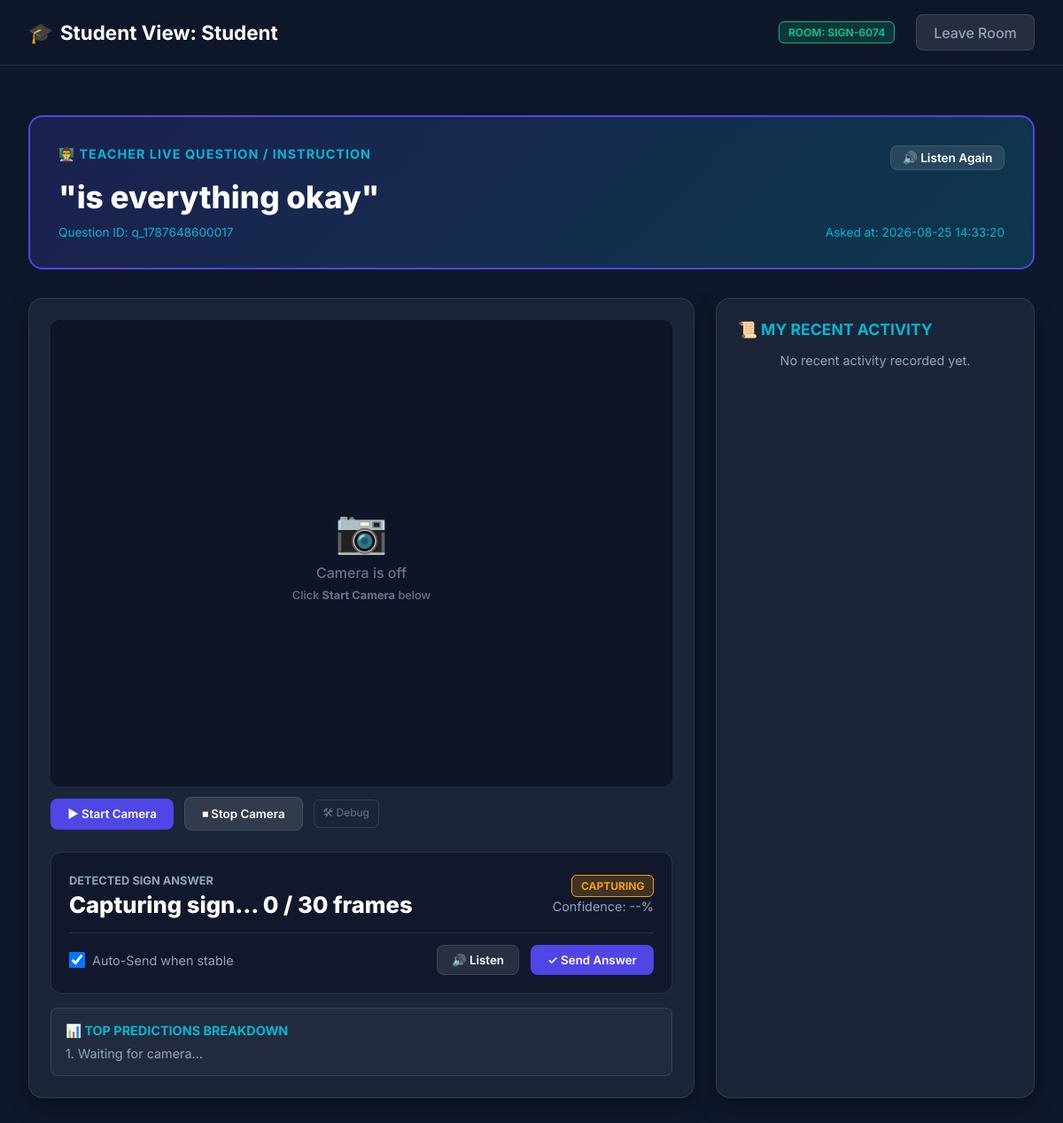
The page /student/SIGN-6074 on the database its author committed.
### tables this page shows
CREATE TABLE rooms (
                room_code TEXT PRIMARY KEY,
                teacher_name TEXT NOT NULL,
                room_name TEXT NOT NULL,
                subject TEXT NOT NULL,
                description TEXT,
                max_students INTEGER DEFAULT 30,
                password TEXT,
                created_at TEXT NOT NULL,
                status TEXT DEFAULT 'active'
            );

CREATE TABLE questions (
                question_id TEXT PRIMARY KEY,
                room_code TEXT NOT NULL,
                teacher_name TEXT NOT NULL,
                question_text TEXT NOT NULL,
                created_at TEXT NOT NULL,
                FOREIGN KEY (room_code) REFERENCES rooms (room_code)
            );

### app.py (the view)
@app.route('/student/<room_code>')
def student_dashboard_page(room_code):
    student_name = request.args.get('student_name', 'Student')
    room = db.get_room(room_code)
    if not room:
        return redirect(url_for('index_page'))
    latest_question = db.get_latest_question(room_code)
    activity_logs = db.get_student_activity_logs(room_code, student_name)
    return render_template('student_dashboard.html', room=room, student_name=student_name, latest_question=latest_question, activity_logs=activity_logs)

### app.py (called while the page is built)
@app.after_request
def add_header(response):
    response.headers['Cache-Control'] = 'no-cache, no-store, must-revalidate'
    response.headers['Pragma'] = 'no-cache'
    response.headers['Expires'] = '0'
    return response

### src/database.py (called while the page is built)
    def _get_connection(self):
        return sqlite3.connect(self.db_path)

    def get_room(self, room_code):
        conn = self._get_connection()
        cursor = conn.cursor()
        cursor.execute("SELECT room_code, teacher_name, room_name, subject, description, max_students, password, created_at, status FROM rooms WHERE room_code = ?", (room_code,))
        row = cursor.fetchone()
        conn.close()
        if row:
            return {
                'room_code': row[0],
                'teacher_name': row[1],
                'room_name': row[2],
                'subject': row[3],
                'description': row[4],
                'max_students': row[5],
                'password': row[6],
                'created_at': row[7],
                'status': row[8]
            }
        return None

    def get_latest_question(self, room_code):
        conn = self._get_connection()
        cursor = conn.cursor()
        cursor.execute("SELECT question_id, room_code, teacher_name, question_text, created_at FROM questions WHERE room_code = ? ORDER BY created_at DESC LIMIT 1", (room_code,))
        row = cursor.fetchone()
        conn.close()
        if row:
            return {
                'question_id': row[0],
                'room_code': row[1],
                'teacher_name': row[2],
                'question_text': row[3],
                'created_at': row[4]
            }
        return None

### templates/student_dashboard.html (shortened to what this page needs)
<!DOCTYPE html>
<html lang="en">
<head>
    <link rel="stylesheet" href="{{ url_for('static', filename='css/classroom.css') }}">
</head>
<body>
    <nav class="navbar">
        <div class="nav-brand">
            <span>🎓</span>
            <span>Student View: {{ student_name }}</span>
        </div>
        <div class="nav-links">
            <span class="badge badge-success">ROOM: {{ room.room_code }}</span>
            <a href="/" class="btn btn-secondary">Leave Room</a>
        </div>
    </nav>
    <div class="container" style="max-width: 1300px; margin-top: 1.5rem;">
        <div class="accessible-teacher-box">
            <div style="display: flex; justify-content: space-between; align-items: center; margin-bottom: 0.5rem;">
                <label id="active-q-label">👨‍🏫 TEACHER LIVE QUESTION / INSTRUCTION</label>
                <button class="btn btn-secondary" onclick="listenTeacherSpeechAgain()" style="padding: 0.3rem 0.8rem; font-size: 0.85rem;">🔊 Listen Again</button>
            </div>
            <div class="accessible-text" id="student-teacher-broadcast">"{{ latest_question.question_text if latest_question else 'Waiting for teacher question...' }}"</div>
            <div style="font-size: 0.85rem; color: var(--secondary-color); margin-top: 0.5rem; display: flex; justify-content: space-between;">
                <span id="active-q-id-tag">Question ID: {{ latest_question.question_id if latest_question else 'None' }}</span>
                <span id="active-q-time-tag">Asked at: {{ latest_question.created_at if latest_question else 'Just now' }}</span>
            </div>
        </div>
        <div style="display: grid; grid-template-columns: 1fr 360px; gap: 1.5rem;">
            <div class="glass-card" style="padding: 1.5rem;">
                <div class="cam-wrapper" id="camWrapper">
                    <div class="cam-placeholder" id="camPlaceholder">
                        <span class="icon">📷</span>
                        <span>Camera is off</span>
                        <span style="font-size:0.8rem;">Click <strong>Start Camera</strong> below</span>
                    </div>
                </div>
                <div class="cam-controls">
                    <button class="btn btn-primary" id="startCamBtn" onclick="startCamera()">▶ Start Camera</button>
                    <button class="btn btn-secondary" id="stopCamBtn" onclick="stopCamera()" disabled>⏹ Stop Camera</button>
                    <button class="debug-toggle-btn" onclick="toggleCamDebug()">🛠 Debug</button>
                </div>
                <div style="margin-top: 1.5rem; background: rgba(15, 23, 42, 0.8); padding: 1.25rem; border-radius: 0.75rem; border: 1px solid var(--border-color);">
                    <div style="display: flex; justify-content: space-between; align-items: center;">
                        <div>
                            <label style="font-size: 0.8rem; color: var(--text-muted); text-transform: uppercase; font-weight: 700;">DETECTED SIGN ANSWER</label>
                            <div style="font-size: 1.6rem; font-weight: 800; color: #fff; margin-top: 0.2rem;" id="student-detected-sign">Capturing sign... 0 / 30 frames</div>
                        </div>
                        <div style="text-align: right;">
                            <span class="badge badge-warning" id="student-status-badge">CAPTURING</span>
                            <div style="font-size: 0.9rem; color: var(--text-muted); margin-top: 0.4rem;" id="student-confidence-text">Confidence: --%</div>
                        </div>
                    </div>
                    <div style="margin-top: 1rem; display: flex; justify-content: space-between; align-items: center; border-top: 1px solid var(--border-color); padding-top: 0.8rem;">
                        <div style="display: flex; align-items: center; gap: 0.5rem; font-size: 0.9rem; color: var(--text-muted);">
                            <input type="checkbox" id="auto-send-toggle" checked style="width: 18px; height: 18px; cursor: pointer;">
                            <label for="auto-send-toggle" style="cursor: pointer; margin: 0;">Auto-Send when stable</label>
                        </div>
                        <div style="display: flex; gap: 0.8rem;">
                            <button class="btn btn-secondary" onclick="speakText(currentPredictedText)" style="padding: 0.5rem 1rem;">🔊 Listen</button>
                            <button class="btn btn-primary" id="btn-send-answer" onclick="manualSendAnswer()" style="padding: 0.5rem 1.2rem;">✓ Send Answer</button>
                        </div>
                    </div>
                </div>
                <div style="margin-top: 1rem; background: rgba(255,255,255,0.03); padding: 1rem; border-radius: 0.5rem; border: 1px solid var(--border-color);">
                    <h4 style="font-size: 0.9rem; color: var(--secondary-color); margin-bottom: 0.5rem;">📊 TOP PREDICTIONS BREAKDOWN</h4>
                    <div id="top-predictions-container" style="display: flex; gap: 1rem; font-size: 0.9rem; color: var(--text-muted);">
                        <span>1. Waiting for camera...</span>
                    </div>
                </div>
            </div>
            <aside class="glass-card">
                <h3 style="font-size: 1.1rem; margin-bottom: 1rem; color: var(--secondary-color);">📜 MY RECENT ACTIVITY</h3>
                <div class="timeline-list" id="my-activity-container" style="max-height: 480px;">
                    {% for log in activity_logs %}
                    <div class="timeline-item">
                        <div class="timeline-header">
                            <span>❓ {{ log.question_text }}</span>
                            <span class="badge badge-success">{{ log.timestamp }}</span>
                        </div>
                        <div class="timeline-message">"{{ log.message }}"</div>
                        <div style="font-size: 0.8rem; color: var(--text-muted); margin-top: 0.3rem; display: flex; justify-content: space-between;">
                            <span>Status: {{ log.action_type }}</span>
                            <span style="color: var(--accent-green); font-weight: 700;">{{ (log.confidence * 100)|round(1) }}% Conf</span>
                        </div>
                    </div>
                    {% else %}
                    <p style="font-size: 0.9rem; color: var(--text-muted); text-align: center;" id="no-activity-placeholder">No recent activity recorded yet.</p>
                    {% endfor %}
                </div>
            </aside>
        </div>
    </div>
</body>
</html>

### static/css/classroom.css (style rules this page uses)
:root { --primary-color: #4f46e5; --primary-hover: #4338ca; --secondary-color: #06b6d4; --bg-dark: #0f172a; --card-bg: rgba(30, 41, 59, 0.85); --border-color: rgba(255, 255, 255, 0.1); --text-main: #f8fafc; --text-muted: #94a3b8; --accent-green: #10b981; --accent-red: #ef4444; --accent-amber: #f59e0b; }
* { box-sizing: border-box; margin: 0; padding: 0; font-family: 'Inter', system-ui, -apple-system, sans-serif; }
body { background-color: var(--bg-dark); color: var(--text-main); min-height: 100vh; display: flex; flex-direction: column; }
.navbar { background: rgba(15, 23, 42, 0.95); backdrop-filter: blur(12px); border-bottom: 1px solid var(--border-color); padding: 1rem 2rem; display: flex; justify-content: space-between; align-items: center; position: sticky; top: 0; z-index: 100; }
.nav-brand { font-size: 1.4rem; font-weight: 700; color: #fff; display: flex; align-items: center; gap: 0.5rem; }
.nav-links { display: flex; gap: 1.5rem; align-items: center; }
.nav-links a { color: var(--text-muted); text-decoration: none; font-weight: 500; transition: color 0.2s; }
.btn { padding: 0.6rem 1.2rem; border-radius: 0.5rem; font-weight: 600; cursor: pointer; border: none; transition: all 0.2s; text-decoration: none; display: inline-flex; align-items: center; gap: 0.5rem; }
.btn-primary { background: var(--primary-color); color: #fff; }
.btn-secondary { background: rgba(255, 255, 255, 0.1); color: #fff; border: 1px solid var(--border-color); }
.container { max-width: 1400px; margin: 0 auto; padding: 2rem; width: 100%; flex: 1; }
.glass-card { background: var(--card-bg); backdrop-filter: blur(16px); border: 1px solid var(--border-color); border-radius: 1rem; padding: 1.5rem; box-shadow: 0 10px 25px -5px rgba(0, 0, 0, 0.5); }
.accessible-teacher-box { background: linear-gradient(135deg, rgba(79, 70, 229, 0.2) 0%, rgba(6, 182, 212, 0.2) 100%); border: 2px solid var(--primary-color); border-radius: 1rem; padding: 2rem; margin-bottom: 2rem; }
.accessible-teacher-box label { font-size: 0.9rem; text-transform: uppercase; letter-spacing: 1px; color: var(--secondary-color); font-weight: 700; display: block; margin-bottom: 0.5rem; }
.accessible-text { font-size: 2.2rem; font-weight: 800; color: #ffffff; line-height: 1.3; }
.badge { padding: 0.25rem 0.6rem; border-radius: 0.375rem; font-size: 0.75rem; font-weight: 700; text-transform: uppercase; }
.badge-success { background: rgba(16, 185, 129, 0.2); color: var(--accent-green); border: 1px solid var(--accent-green); }
.badge-warning { background: rgba(245, 158, 11, 0.2); color: var(--accent-amber); border: 1px solid var(--accent-amber); }
.timeline-list { display: flex; flex-direction: column; gap: 1rem; max-height: 400px; overflow-y: auto; }

### templates/student_dashboard.html (style rules this page uses)
.cam-wrapper { position: relative; width: 100%; background: #000; border-radius: 0.75rem; overflow: hidden; aspect-ratio: 4/3; min-height: 240px; }
.cam-placeholder { position: absolute; inset: 0; display: flex; flex-direction: column; align-items: center; justify-content: center; gap: 0.5rem; background: rgba(15,23,42,0.95); color: #64748b; font-size: 1rem; font-weight: 500; border-radius: 0.75rem; z-index: 5; }
.cam-placeholder .icon { font-size: 3rem; }
.cam-controls { display: flex; gap: 0.75rem; margin-top: 0.75rem; align-items: center; flex-wrap: wrap; }
.debug-toggle-btn { font-size: 0.75rem; padding: 0.3rem 0.6rem; background: transparent; border: 1px solid #334155; border-radius: 0.4rem; color: #64748b; cursor: pointer; transition: all 0.2s; }

### rows shown on the page
rooms: room_code "SIGN-6074"
questions: question_text "is everything okay", question_id "q_1787648600017", created_at "2026-08-25 14:33:20"

### other values the page prints
{{ student_name }} "Student"
